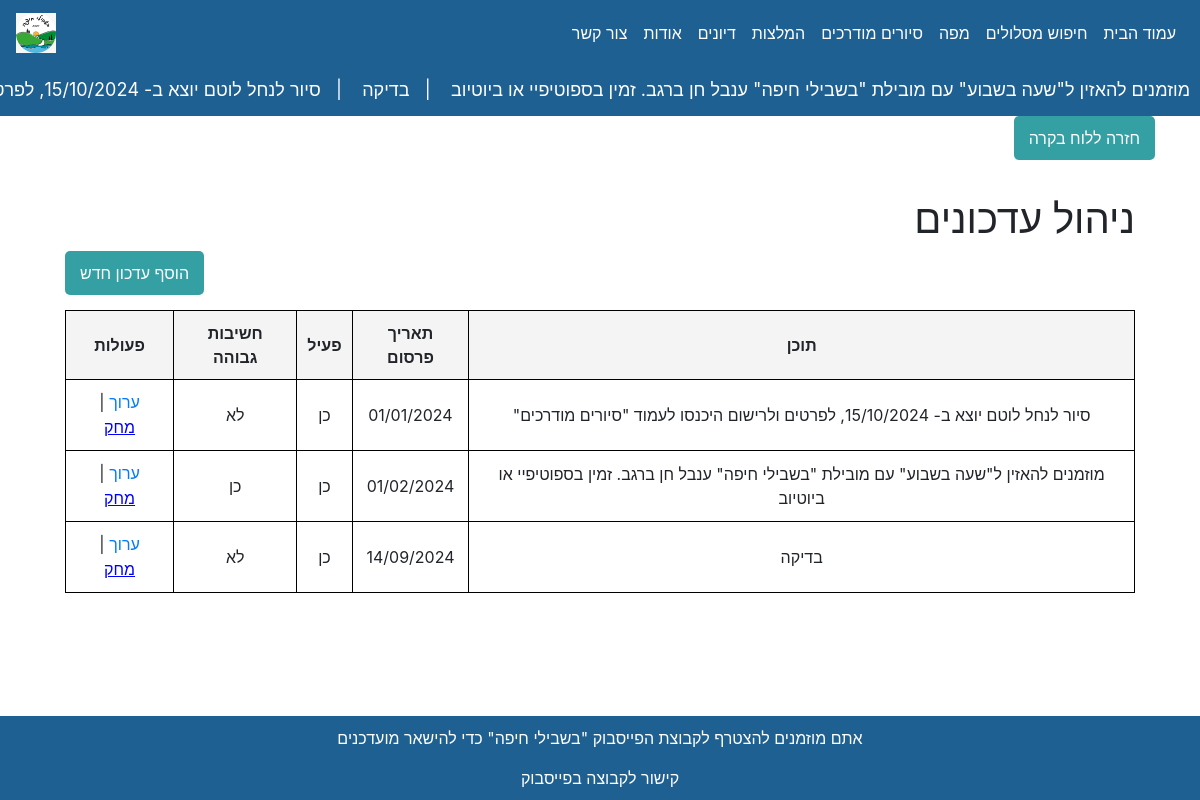
Page /manage_news (signed in) on the committed database.
### tables this page shows
CREATE TABLE news (
    id INTEGER PRIMARY KEY AUTOINCREMENT,
    title TEXT NOT NULL,
    publish_date TEXT NOT NULL,
    active BOOLEAN NOT NULL,
    high_importance BOOLEAN NOT NULL
);

### app.py (the view)
@app.route('/manage_news')
def manage_news():
    if not session.get('logged_in'):
        return redirect(url_for('login'))
    db = get_db_registration()
    page = request.args.get('page', 1, type=int)
    per_page = 10
    offset = (page - 1) * per_page
    news = db.execute(
        'SELECT * FROM news LIMIT ? OFFSET ?', (per_page, offset)
    ).fetchall()
    total_news = db.execute('SELECT COUNT(*) FROM news').fetchone()[0]
    has_next = total_news > page * per_page
    return render_template('manage_news.html', news=news, page=page, has_next=has_next)

### app.py (called while the page is built)
def get_db_registration():
    if 'db_registration' not in g:
        g.db_registration = sqlite3.connect(DATABASE_REGISTRATION)
        g.db_registration.row_factory = sqlite3.Row
    return g.db_registration

### templates/manage_news.html (shortened to what this page needs)
{% extends "base.html" %}
{% block content %}
<main>
    <div class="text-right">
        <a href="{{ url_for('admin_dashboard') }}" class="back-btn">חזרה ללוח בקרה</a>
    </div>
    <section id="manage-trails" class="rtl-content">
        <h1>ניהול עדכונים</h1>
        <div class="text-left">
            <a href="{{ url_for('add_news') }}" class="add-trail-btn">הוסף עדכון חדש</a>
        </div>
        <table>
            <thead>
                <tr>
                    <th>תוכן</th>
                    <th>תאריך פרסום</th>
                    <th>פעיל</th>
                    <th>חשיבות גבוהה</th>
                    <th>פעולות</th>
                </tr>
            </thead>
            <tbody>
                {% for new in news %}
                <tr>
                    <td>{{ new.title }}</td>
                    <td>{{ new.publish_date[8:10] + "/" + new.publish_date[5:7] + "/" + new.publish_date[:4] }}</td>
                    <td>{{ 'כן' if new.active == 1 else 'לא' }}</td>
                    <td>{{ 'כן' if new.high_importance == 1 else 'לא' }}</td>
                    <td>
                        <a href="{{ url_for('edit_news', news_id=new.id) }}">ערוך</a> |
                        <form action="{{ url_for('delete_news', news_id=new.id) }}" method="POST" style="display:inline;">
                            <button type="submit" onclick="return confirm('האם אתה בטוח שברצונך למחוק עדכון זה?')" style="background:none;border:none;color:blue;cursor:pointer;text-decoration:underline;">מחק</button>
                        </form>
                    </td>
                </tr>
                {% endfor %}
            </tbody>
        </table>
    </section>
</main>
{% endblock %}

### templates/base.html (shortened to what this page needs)
<!DOCTYPE html>
<html>
<head>
    <link
      rel="stylesheet"
      href="https://stackpath.bootstrapcdn.com/bootstrap/4.4.1/css/bootstrap.min.css"
    />
    <link
      rel="stylesheet"
      href="https://stackpath.bootstrapcdn.com/font-awesome/4.7.0/css/font-awesome.min.css"
    />
</head>
<body class="d-flex flex-column">
    <nav class="navbar navbar-expand-lg navbar-dark">
      <a class="navbar-brand" href="/">
        <img src="{{ url_for('static', filename='images/logo.jpg') }}" alt="Nature Explorer Logo">
      </a>
      <div class="collapse navbar-collapse" id="navbar">
        <div class="navbar-nav ml-auto">
            <a class="nav-item nav-link" id="contact" href="/contact" style="font-size: 16px; color: #fff;">צור קשר</a>
            <a class="nav-item nav-link" id="about" href="/about" style="font-size: 16px; color: #fff;">אודות</a>
            <a class="nav-item nav-link" id="about" href="/forum" style="font-size: 16px; color: #fff;">דיונים</a>
            <a class="nav-item nav-link" id="recommendations" href="/recommendations" style="font-size: 16px; color: #fff;">המלצות</a>
            <a class="nav-item nav-link" id="guided_tours" href="/guided_tours" style="font-size: 16px; color: #fff;">סיורים מודרכים</a>
            <a class="nav-item nav-link" id="maps" href="/maps" style="font-size: 16px; color: #fff;">מפה</a>
            <a class="nav-item nav-link" id="search" href="/search" style="font-size: 16px; color: #fff;">חיפוש מסלולים</a>
            <a class="nav-item nav-link" id="home" href="/" style="font-size: 16px; color: #fff;">עמוד הבית</a>
        </div>
      </div>
    </nav>
    <div class="news-ticker" style="direction: rtl; text-align: right;">
        <marquee behavior="scroll" direction="right" id="news-ticker">
        </marquee>
    </div>
    <div class="container flex-grow-1">
      {% block content %}{% endblock %}
    </div>
    <footer>
      <p>אתם מוזמנים להצטרף לקבוצת הפייסבוק "בשבילי חיפה" כדי להישאר מועדכנים</p>
      <a href="https://www.facebook.com/groups/2787205004828441" target="_blank">קישור לקבוצה בפייסבוק</a>
    </footer>
  </body>
</html>

### templates/base.html (style rules this page uses)
.navbar-brand img { max-height: 40px; margin-right: 10px; }
.navbar { min-height: 50px; overflow: visible; background-color: #1e6091; }
footer { background-color: #1e6091; color: #fff; padding: 10px 0; text-align: center; position: relative; width: 100%; margin-top: auto; }
footer a { color: #fff; text-decoration: none; }
html, body { height: 100%; margin: 0; }
.d-flex { display: flex; flex-direction: column; min-height: 100vh; }
.news-ticker { min-height: 50px; overflow: visible; background-color: #1e6091; color: white; padding: 10px; font-size: 18px; overflow: hidden; white-space: nowrap; }

### templates/manage_news.html (style rules this page uses)
.rtl-content { direction: rtl; text-align: right; }
#manage-trails { padding: 20px; }
.add-trail-btn { display: inline-block; margin-bottom: 15px; padding: 10px 15px; background-color: #34A0A4; color: #fff; text-decoration: none; border-radius: 5px; }
table { width: 100%; border-collapse: collapse; }
table, th, td { border: 1px solid black; }
th, td { padding: 10px; text-align: center; }
th { background-color: #f4f4f4; }
.back-btn { display: inline-block; margin-bottom: 15px; padding: 10px 15px; background-color: rgb(52, 160, 164); color: #fff; text-decoration: none; border-radius: 5px; }

### rows in the picture
news: title "סיור לנחל לוטם יוצא ב- 15/10/2024, לפרטים ולרישום היכנסו לעמוד \"סיורים מודרכים\"", publish_date "01/01/2024", active "כן", high_importance "לא"
news: title "מוזמנים להאזין ל\"שעה בשבוע\" עם מובילת \"בשבילי חיפה\" ענבל חן ברגב. זמין בספוטיפיי או ביוטיוב", publish_date "01/02/2024", active "כן", high_importance "כן"
news: title "בדיקה", publish_date "14/09/2024", active "כן", high_importance "לא"
